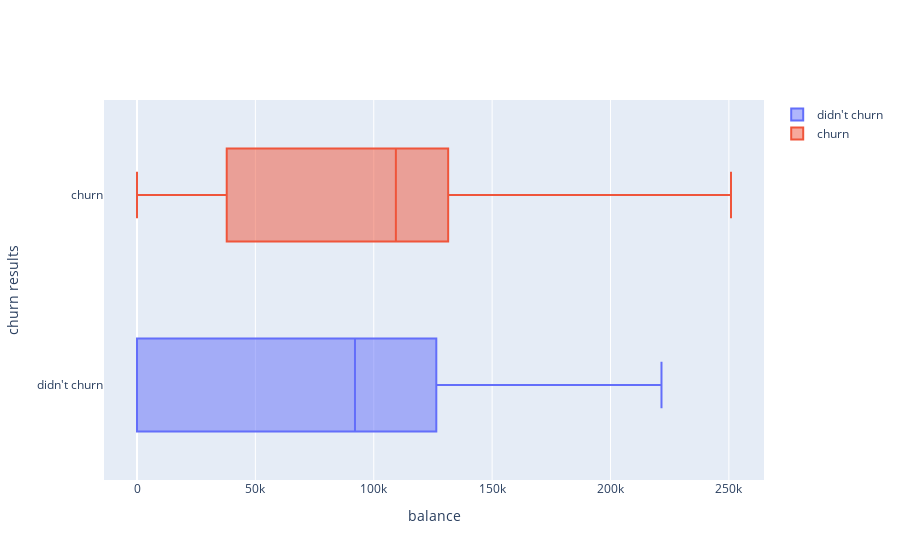

Notebook source saved alongside this figure:
### Markdown cell above
3.1.4. Balance
- Hypothesis

   People in poor financial status (low credit score, low balance) would tend to involuntarily stop bank service
    
- Results 
    1) Those who had lower balance tended to stay, while those who had higher balance tended to churn out.

### Code cell
churn_0 = data[data['churn'] == 0]
churn_1 = data[data['churn'] == 1]

fig = go.Figure()
fig.add_trace(go.Box(x=churn_0['balance'], name = "didn't churn"))
fig.add_trace(go.Box(x=churn_1['balance'], name = "churn"))
fig.update_layout(xaxis_title="balance", yaxis_title="churn results")

### Figure 1 — Plotly figure (JSON) as saved in the notebook; plotly's stock layout.template omitted (floating-point values rounded to 4 significant figures; data arrays with more than 128 entries replaced by an {"elided": "..."} marker saying what was removed)
{"data": [{"name": "didn't churn", "type": "box", "x": {"elided": "7963 float values"}}, {"name": "churn", "type": "box", "x": {"elided": "2037 float values"}}], "layout": {"xaxis": {"title": {"text": "balance"}}, "yaxis": {"title": {"text": "churn results"}}}}
